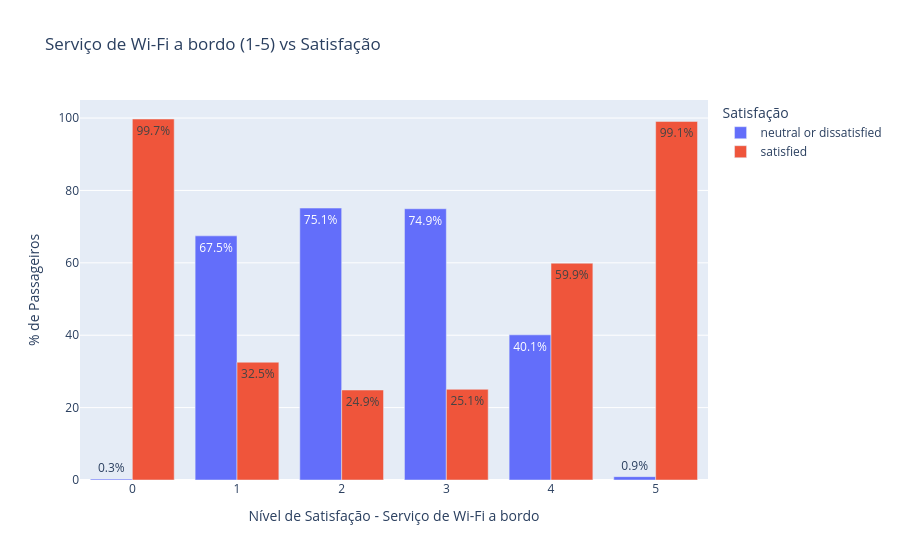
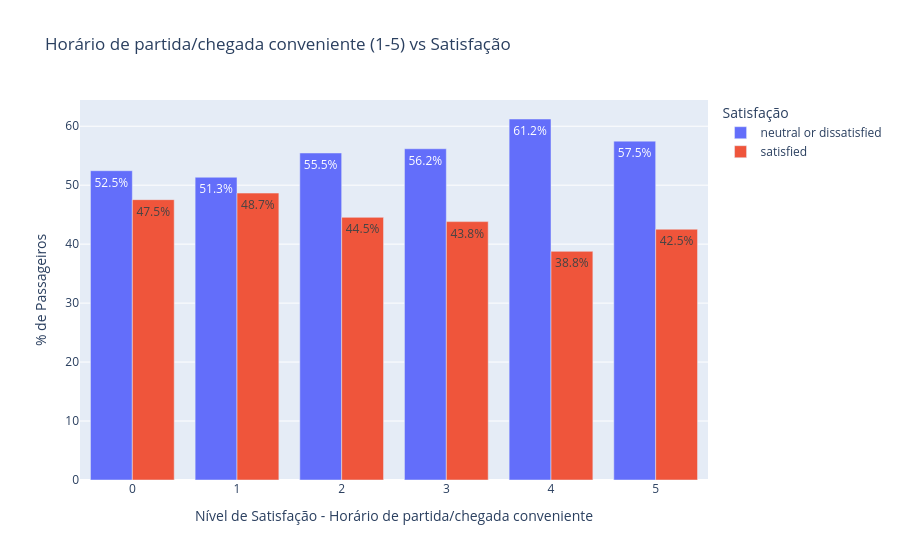
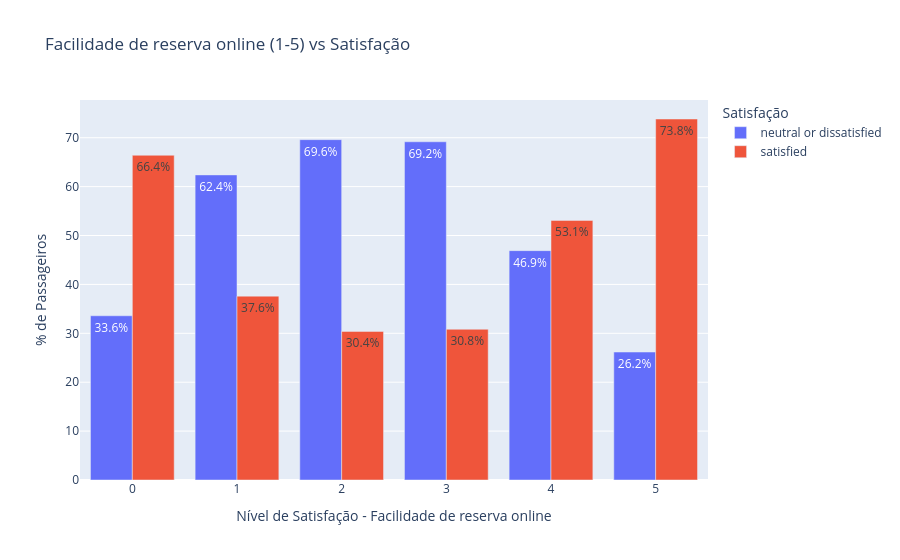

The code cell stored with these charts, in order, in its notebook:
### Code cell
colunas_satisfacao = {
    'Inflight wifi service': 'Serviço de Wi-Fi a bordo',
    'Departure/Arrival time convenient': 'Horário de partida/chegada conveniente',
    'Ease of Online booking': 'Facilidade de reserva online',
    'Gate location': 'Localização do portão',
    'Food and drink': 'Comida e bebida',
    'Online boarding': 'Embarque online',
    'Seat comfort': 'Conforto do assento',
    'Inflight entertainment': 'Entretenimento a bordo',
    'On-board service': 'Serviço de bordo',
    'Leg room service': 'Serviço de espaço para as pernas',
    'Baggage handling': 'Manuseio de bagagem',
    'Checkin service': 'Serviço de check-in',
    'Inflight service': 'Serviço de voo',
    'Cleanliness': 'Limpeza'
}

for col, descricao in colunas_satisfacao.items():
    
    # Calcula a proporção de cada nível (1-5) por categoria do target
    contagem = (
        df.groupby([col, 'satisfaction'])
        .size()
        .reset_index(name='count')
    )
    
    # Calcula o percentual dentro de cada nível
    contagem['pct'] = (
        contagem.groupby(col)['count']
        .transform(lambda x: x / x.sum() * 100)
    )
    
    fig = px.bar(
        contagem,
        x=col,
        y='pct',
        color='satisfaction',
        barmode='group',
        title=f'{descricao} (1-5) vs Satisfação',
        labels={
            col: f'Nível de Satisfação - {descricao}',
            'pct': '% de Passageiros',
            'satisfaction': 'Satisfação'
        },
        text=contagem['pct'].round(1).astype(str) + '%'
    )
    
    fig.update_layout(
        xaxis=dict(tickmode='linear', dtick=1),
        yaxis_title='% de Passageiros',
        legend_title='Satisfação'
    )
    
    fig.show()

### Figure 1 — Plotly figure (JSON) as saved in the notebook; plotly's stock layout.template omitted (floating-point values rounded to 4 significant figures)
{"data": [{"alignmentgroup": "True", "hovertemplate": "Satisfação=neutral or dissatisfied<br>Nível de Satisfação - Serviço de Wi-Fi a bordo=%{x}<br>% de Passageiros=%{y}<br>text=%{text}<extra></extra>", "legendgroup": "neutral or dissatisfied", "marker": {"color": "#636efa", "pattern": {"shape": ""}}, "name": "neutral or dissatisfied", "offsetgroup": "neutral or dissatisfied", "orientation": "v", "showlegend": true, "text": ["0.3%", "67.5%", "75.1%", "74.9%", "40.1%", "0.9%"], "textposition": "auto", "type": "bar", "x": [0, 1, 2, 3, 4, 5], "xaxis": "x", "y": [0.2578, 67.46, 75.13, 74.94, 40.1, 0.9242], "yaxis": "y"}, {"alignmentgroup": "True", "hovertemplate": "Satisfação=satisfied<br>Nível de Satisfação - Serviço de Wi-Fi a bordo=%{x}<br>% de Passageiros=%{y}<br>text=%{text}<extra></extra>", "legendgroup": "satisfied", "marker": {"color": "#EF553B", "pattern": {"shape": ""}}, "name": "satisfied", "offsetgroup": "satisfied", "orientation": "v", "showlegend": true, "text": ["99.7%", "32.5%", "24.9%", "25.1%", "59.9%", "99.1%"], "textposition": "auto", "type": "bar", "x": [0, 1, 2, 3, 4, 5], "xaxis": "x", "y": [99.74, 32.54, 24.87, 25.06, 59.9, 99.08], "yaxis": "y"}], "layout": {"barmode": "group", "legend": {"title": {"text": "Satisfação"}, "tracegroupgap": 0}, "title": {"text": "Serviço de Wi-Fi a bordo (1-5) vs Satisfação"}, "xaxis": {"anchor": "y", "domain": [0, 1], "dtick": 1, "tickmode": "linear", "title": {"text": "Nível de Satisfação - Serviço de Wi-Fi a bordo"}}, "yaxis": {"anchor": "x", "domain": [0, 1], "title": {"text": "% de Passageiros"}}}}

### Figure 2 — Plotly figure (JSON) as saved in the notebook; plotly's stock layout.template omitted (floating-point values rounded to 4 significant figures)
{"data": [{"alignmentgroup": "True", "hovertemplate": "Satisfação=neutral or dissatisfied<br>Nível de Satisfação - Horário de partida/chegada conveniente=%{x}<br>% de Passageiros=%{y}<br>text=%{text}<extra></extra>", "legendgroup": "neutral or dissatisfied", "marker": {"color": "#636efa", "pattern": {"shape": ""}}, "name": "neutral or dissatisfied", "offsetgroup": "neutral or dissatisfied", "orientation": "v", "showlegend": true, "text": ["52.5%", "51.3%", "55.5%", "56.2%", "61.2%", "57.5%"], "textposition": "auto", "type": "bar", "x": [0, 1, 2, 3, 4, 5], "xaxis": "x", "y": [52.45, 51.34, 55.46, 56.18, 61.22, 57.47], "yaxis": "y"}, {"alignmentgroup": "True", "hovertemplate": "Satisfação=satisfied<br>Nível de Satisfação - Horário de partida/chegada conveniente=%{x}<br>% de Passageiros=%{y}<br>text=%{text}<extra></extra>", "legendgroup": "satisfied", "marker": {"color": "#EF553B", "pattern": {"shape": ""}}, "name": "satisfied", "offsetgroup": "satisfied", "orientation": "v", "showlegend": true, "text": ["47.5%", "48.7%", "44.5%", "43.8%", "38.8%", "42.5%"], "textposition": "auto", "type": "bar", "x": [0, 1, 2, 3, 4, 5], "xaxis": "x", "y": [47.55, 48.66, 44.54, 43.82, 38.78, 42.53], "yaxis": "y"}], "layout": {"barmode": "group", "legend": {"title": {"text": "Satisfação"}, "tracegroupgap": 0}, "title": {"text": "Horário de partida/chegada conveniente (1-5) vs Satisfação"}, "xaxis": {"anchor": "y", "domain": [0, 1], "dtick": 1, "tickmode": "linear", "title": {"text": "Nível de Satisfação - Horário de partida/chegada conveniente"}}, "yaxis": {"anchor": "x", "domain": [0, 1], "title": {"text": "% de Passageiros"}}}}

### Figure 3 — Plotly figure (JSON) as saved in the notebook; plotly's stock layout.template omitted (floating-point values rounded to 4 significant figures)
{"data": [{"alignmentgroup": "True", "hovertemplate": "Satisfação=neutral or dissatisfied<br>Nível de Satisfação - Facilidade de reserva online=%{x}<br>% de Passageiros=%{y}<br>text=%{text}<extra></extra>", "legendgroup": "neutral or dissatisfied", "marker": {"color": "#636efa", "pattern": {"shape": ""}}, "name": "neutral or dissatisfied", "offsetgroup": "neutral or dissatisfied", "orientation": "v", "showlegend": true, "text": ["33.6%", "62.4%", "69.6%", "69.2%", "46.9%", "26.2%"], "textposition": "auto", "type": "bar", "x": [0, 1, 2, 3, 4, 5], "xaxis": "x", "y": [33.59, 62.4, 69.61, 69.17, 46.91, 26.17], "yaxis": "y"}, {"alignmentgroup": "True", "hovertemplate": "Satisfação=satisfied<br>Nível de Satisfação - Facilidade de reserva online=%{x}<br>% de Passageiros=%{y}<br>text=%{text}<extra></extra>", "legendgroup": "satisfied", "marker": {"color": "#EF553B", "pattern": {"shape": ""}}, "name": "satisfied", "offsetgroup": "satisfied", "orientation": "v", "showlegend": true, "text": ["66.4%", "37.6%", "30.4%", "30.8%", "53.1%", "73.8%"], "textposition": "auto", "type": "bar", "x": [0, 1, 2, 3, 4, 5], "xaxis": "x", "y": [66.41, 37.6, 30.39, 30.83, 53.09, 73.83], "yaxis": "y"}], "layout": {"barmode": "group", "legend": {"title": {"text": "Satisfação"}, "tracegroupgap": 0}, "title": {"text": "Facilidade de reserva online (1-5) vs Satisfação"}, "xaxis": {"anchor": "y", "domain": [0, 1], "dtick": 1, "tickmode": "linear", "title": {"text": "Nível de Satisfação - Facilidade de reserva online"}}, "yaxis": {"anchor": "x", "domain": [0, 1], "title": {"text": "% de Passageiros"}}}}
